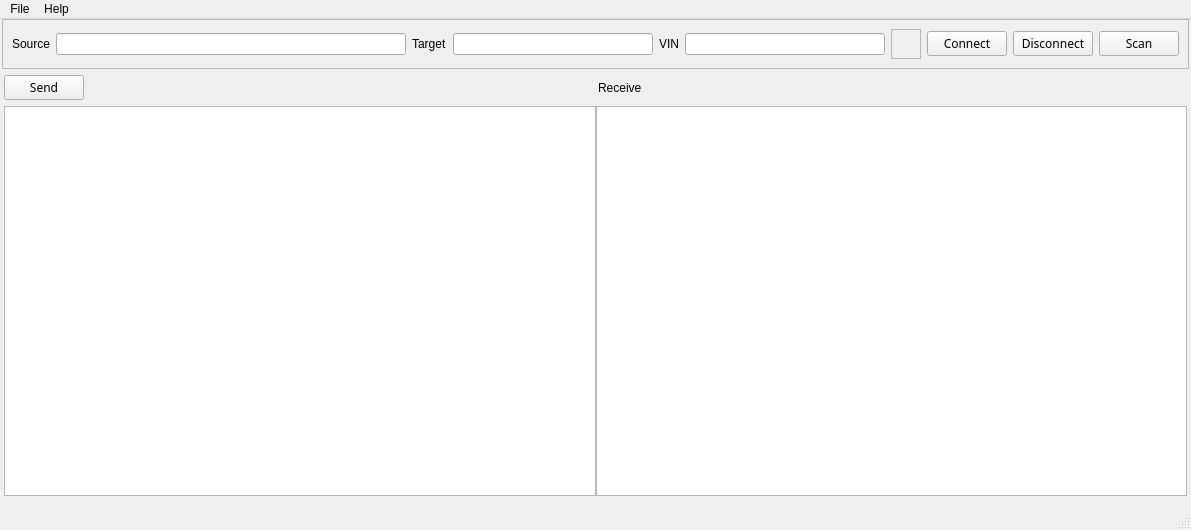
<?xml version="1.0" encoding="UTF-8"?>
<ui version="4.0">
 <class>MainWindow</class>
 <widget class="QMainWindow" name="MainWindow">
  <property name="geometry">
   <rect>
    <x>0</x>
    <y>0</y>
    <width>937</width>
    <height>530</height>
   </rect>
  </property>
  <property name="windowTitle">
   <string>MainWindow</string>
  </property>
  <widget class="QWidget" name="centralwidget">
   <layout class="QGridLayout" name="gridLayout_2">
    <property name="leftMargin">
     <number>2</number>
    </property>
    <property name="topMargin">
     <number>0</number>
    </property>
    <property name="rightMargin">
     <number>2</number>
    </property>
    <property name="bottomMargin">
     <number>5</number>
    </property>
    <item row="1" column="0">
     <layout class="QGridLayout" name="gridLayout">
      <property name="leftMargin">
       <number>2</number>
      </property>
      <property name="rightMargin">
       <number>2</number>
      </property>
      <property name="bottomMargin">
       <number>1</number>
      </property>
      <property name="horizontalSpacing">
       <number>4</number>
      </property>
      <item row="0" column="0">
       <layout class="QHBoxLayout" name="horizontalLayout_2">
        <item>
         <widget class="QPushButton" name="pushButton_3">
          <property name="font">
           <font>
            <family>微软雅黑</family>
           </font>
          </property>
          <property name="text">
           <string>Send</string>
          </property>
          <property name="icon">
           <iconset>
            <normaloff>../../serialplotter/serialPlotter/Green Ball.ico</normaloff>../../serialplotter/serialPlotter/Green Ball.ico</iconset>
          </property>
         </widget>
        </item>
        <item>
         <spacer name="horizontalSpacer">
          <property name="orientation">
           <enum>Qt::Horizontal</enum>
          </property>
          <property name="sizeHint" stdset="0">
           <size>
            <width>40</width>
            <height>20</height>
           </size>
          </property>
         </spacer>
        </item>
       </layout>
      </item>
      <item row="0" column="1">
       <layout class="QHBoxLayout" name="horizontalLayout_3">
        <item>
         <widget class="QLabel" name="label_5">
          <property name="font">
           <font>
            <family>Arial</family>
           </font>
          </property>
          <property name="text">
           <string>Receive</string>
          </property>
         </widget>
        </item>
        <item>
         <spacer name="horizontalSpacer_2">
          <property name="orientation">
           <enum>Qt::Horizontal</enum>
          </property>
          <property name="sizeHint" stdset="0">
           <size>
            <width>40</width>
            <height>20</height>
           </size>
          </property>
         </spacer>
        </item>
       </layout>
      </item>
      <item row="1" column="0" colspan="2">
       <layout class="QHBoxLayout" name="horizontalLayout_4">
        <item>
         <widget class="QTextEdit" name="textEdit"/>
        </item>
        <item>
         <widget class="QTextBrowser" name="textBrowser"/>
        </item>
       </layout>
      </item>
     </layout>
    </item>
    <item row="0" column="0">
     <widget class="QFrame" name="frame">
      <property name="frameShape">
       <enum>QFrame::StyledPanel</enum>
      </property>
      <property name="frameShadow">
       <enum>QFrame::Raised</enum>
      </property>
      <layout class="QHBoxLayout" name="horizontalLayout">
       <item>
        <widget class="QLabel" name="label">
         <property name="font">
          <font>
           <family>Arial</family>
          </font>
         </property>
         <property name="text">
          <string>Source</string>
         </property>
        </widget>
       </item>
       <item>
        <widget class="QLineEdit" name="lineEdit_2">
         <property name="minimumSize">
          <size>
           <width>350</width>
           <height>0</height>
          </size>
         </property>
        </widget>
       </item>
       <item>
        <widget class="QLabel" name="label_2">
         <property name="font">
          <font>
           <family>Arial</family>
          </font>
         </property>
         <property name="text">
          <string>Target</string>
         </property>
        </widget>
       </item>
       <item>
        <widget class="QLineEdit" name="lineEdit">
         <property name="minimumSize">
          <size>
           <width>200</width>
           <height>0</height>
          </size>
         </property>
        </widget>
       </item>
       <item>
        <widget class="QLabel" name="label_3">
         <property name="font">
          <font>
           <family>Arial</family>
          </font>
         </property>
         <property name="text">
          <string>VIN</string>
         </property>
        </widget>
       </item>
       <item>
        <widget class="QLineEdit" name="lineEdit_3">
         <property name="minimumSize">
          <size>
           <width>200</width>
           <height>0</height>
          </size>
         </property>
        </widget>
       </item>
       <item>
        <widget class="QFrame" name="frame_3">
         <property name="minimumSize">
          <size>
           <width>30</width>
           <height>30</height>
          </size>
         </property>
         <property name="frameShape">
          <enum>QFrame::StyledPanel</enum>
         </property>
         <property name="frameShadow">
          <enum>QFrame::Raised</enum>
         </property>
         <layout class="QVBoxLayout" name="verticalLayout">
          <property name="spacing">
           <number>0</number>
          </property>
          <property name="leftMargin">
           <number>0</number>
          </property>
          <property name="topMargin">
           <number>0</number>
          </property>
          <property name="rightMargin">
           <number>0</number>
          </property>
          <property name="bottomMargin">
           <number>0</number>
          </property>
          <item>
           <widget class="QLed" name="Led" native="true">
            <property name="minimumSize">
             <size>
              <width>30</width>
              <height>30</height>
             </size>
            </property>
            <property name="maximumSize">
             <size>
              <width>16777214</width>
              <height>16777215</height>
             </size>
            </property>
           </widget>
          </item>
         </layout>
        </widget>
       </item>
       <item>
        <widget class="QPushButton" name="pushButton_1">
         <property name="font">
          <font>
           <family>微软雅黑</family>
          </font>
         </property>
         <property name="text">
          <string>Connect</string>
         </property>
         <property name="icon">
          <iconset>
           <normaloff>../../serialplotter/serialPlotter/Green Ball.ico</normaloff>../../serialplotter/serialPlotter/Green Ball.ico</iconset>
         </property>
        </widget>
       </item>
       <item>
        <widget class="QPushButton" name="pushButton_4">
         <property name="font">
          <font>
           <family>微软雅黑</family>
          </font>
         </property>
         <property name="text">
          <string>Disconnect</string>
         </property>
         <property name="icon">
          <iconset>
           <normaloff>../../serialplotter/serialPlotter/Green Ball.ico</normaloff>../../serialplotter/serialPlotter/Green Ball.ico</iconset>
         </property>
        </widget>
       </item>
       <item>
        <widget class="QPushButton" name="pushButton_2">
         <property name="font">
          <font>
           <family>微软雅黑</family>
          </font>
         </property>
         <property name="text">
          <string>Scan</string>
         </property>
         <property name="icon">
          <iconset>
           <normaloff>../../serialplotter/serialPlotter/Green Ball.ico</normaloff>../../serialplotter/serialPlotter/Green Ball.ico</iconset>
         </property>
        </widget>
       </item>
      </layout>
     </widget>
    </item>
    <item row="2" column="0">
     <widget class="QFrame" name="frame_2">
      <property name="frameShape">
       <enum>QFrame::StyledPanel</enum>
      </property>
      <property name="frameShadow">
       <enum>QFrame::Raised</enum>
      </property>
     </widget>
    </item>
   </layout>
  </widget>
  <widget class="QMenuBar" name="menubar">
   <property name="geometry">
    <rect>
     <x>0</x>
     <y>0</y>
     <width>937</width>
     <height>18</height>
    </rect>
   </property>
   <widget class="QMenu" name="menuFile">
    <property name="title">
     <string>File</string>
    </property>
    <addaction name="actionAdd_DB_table"/>
    <addaction name="actionSave_DB_table"/>
    <addaction name="actionOpen_DBC"/>
    <addaction name="actionSave_DBC"/>
    <addaction name="separator"/>
   </widget>
   <widget class="QMenu" name="menuHelp">
    <property name="title">
     <string>Help</string>
    </property>
   </widget>
   <addaction name="menuFile"/>
   <addaction name="menuHelp"/>
  </widget>
  <widget class="QStatusBar" name="statusbar"/>
  <action name="actionAdd_DB_table">
   <property name="text">
    <string>Open DB table</string>
   </property>
  </action>
  <action name="actionSave_DB_table">
   <property name="text">
    <string>Save DB table</string>
   </property>
  </action>
  <action name="actionOpen_DBC">
   <property name="text">
    <string>Open DBC</string>
   </property>
  </action>
  <action name="actionSave_DBC">
   <property name="text">
    <string>Save DBC</string>
   </property>
  </action>
 </widget>
 <customwidgets>
  <customwidget>
   <class>QLed</class>
   <extends>QWidget</extends>
   <header>QLed</header>
   <container>1</container>
  </customwidget>
 </customwidgets>
 <resources/>
 <connections/>
</ui>
